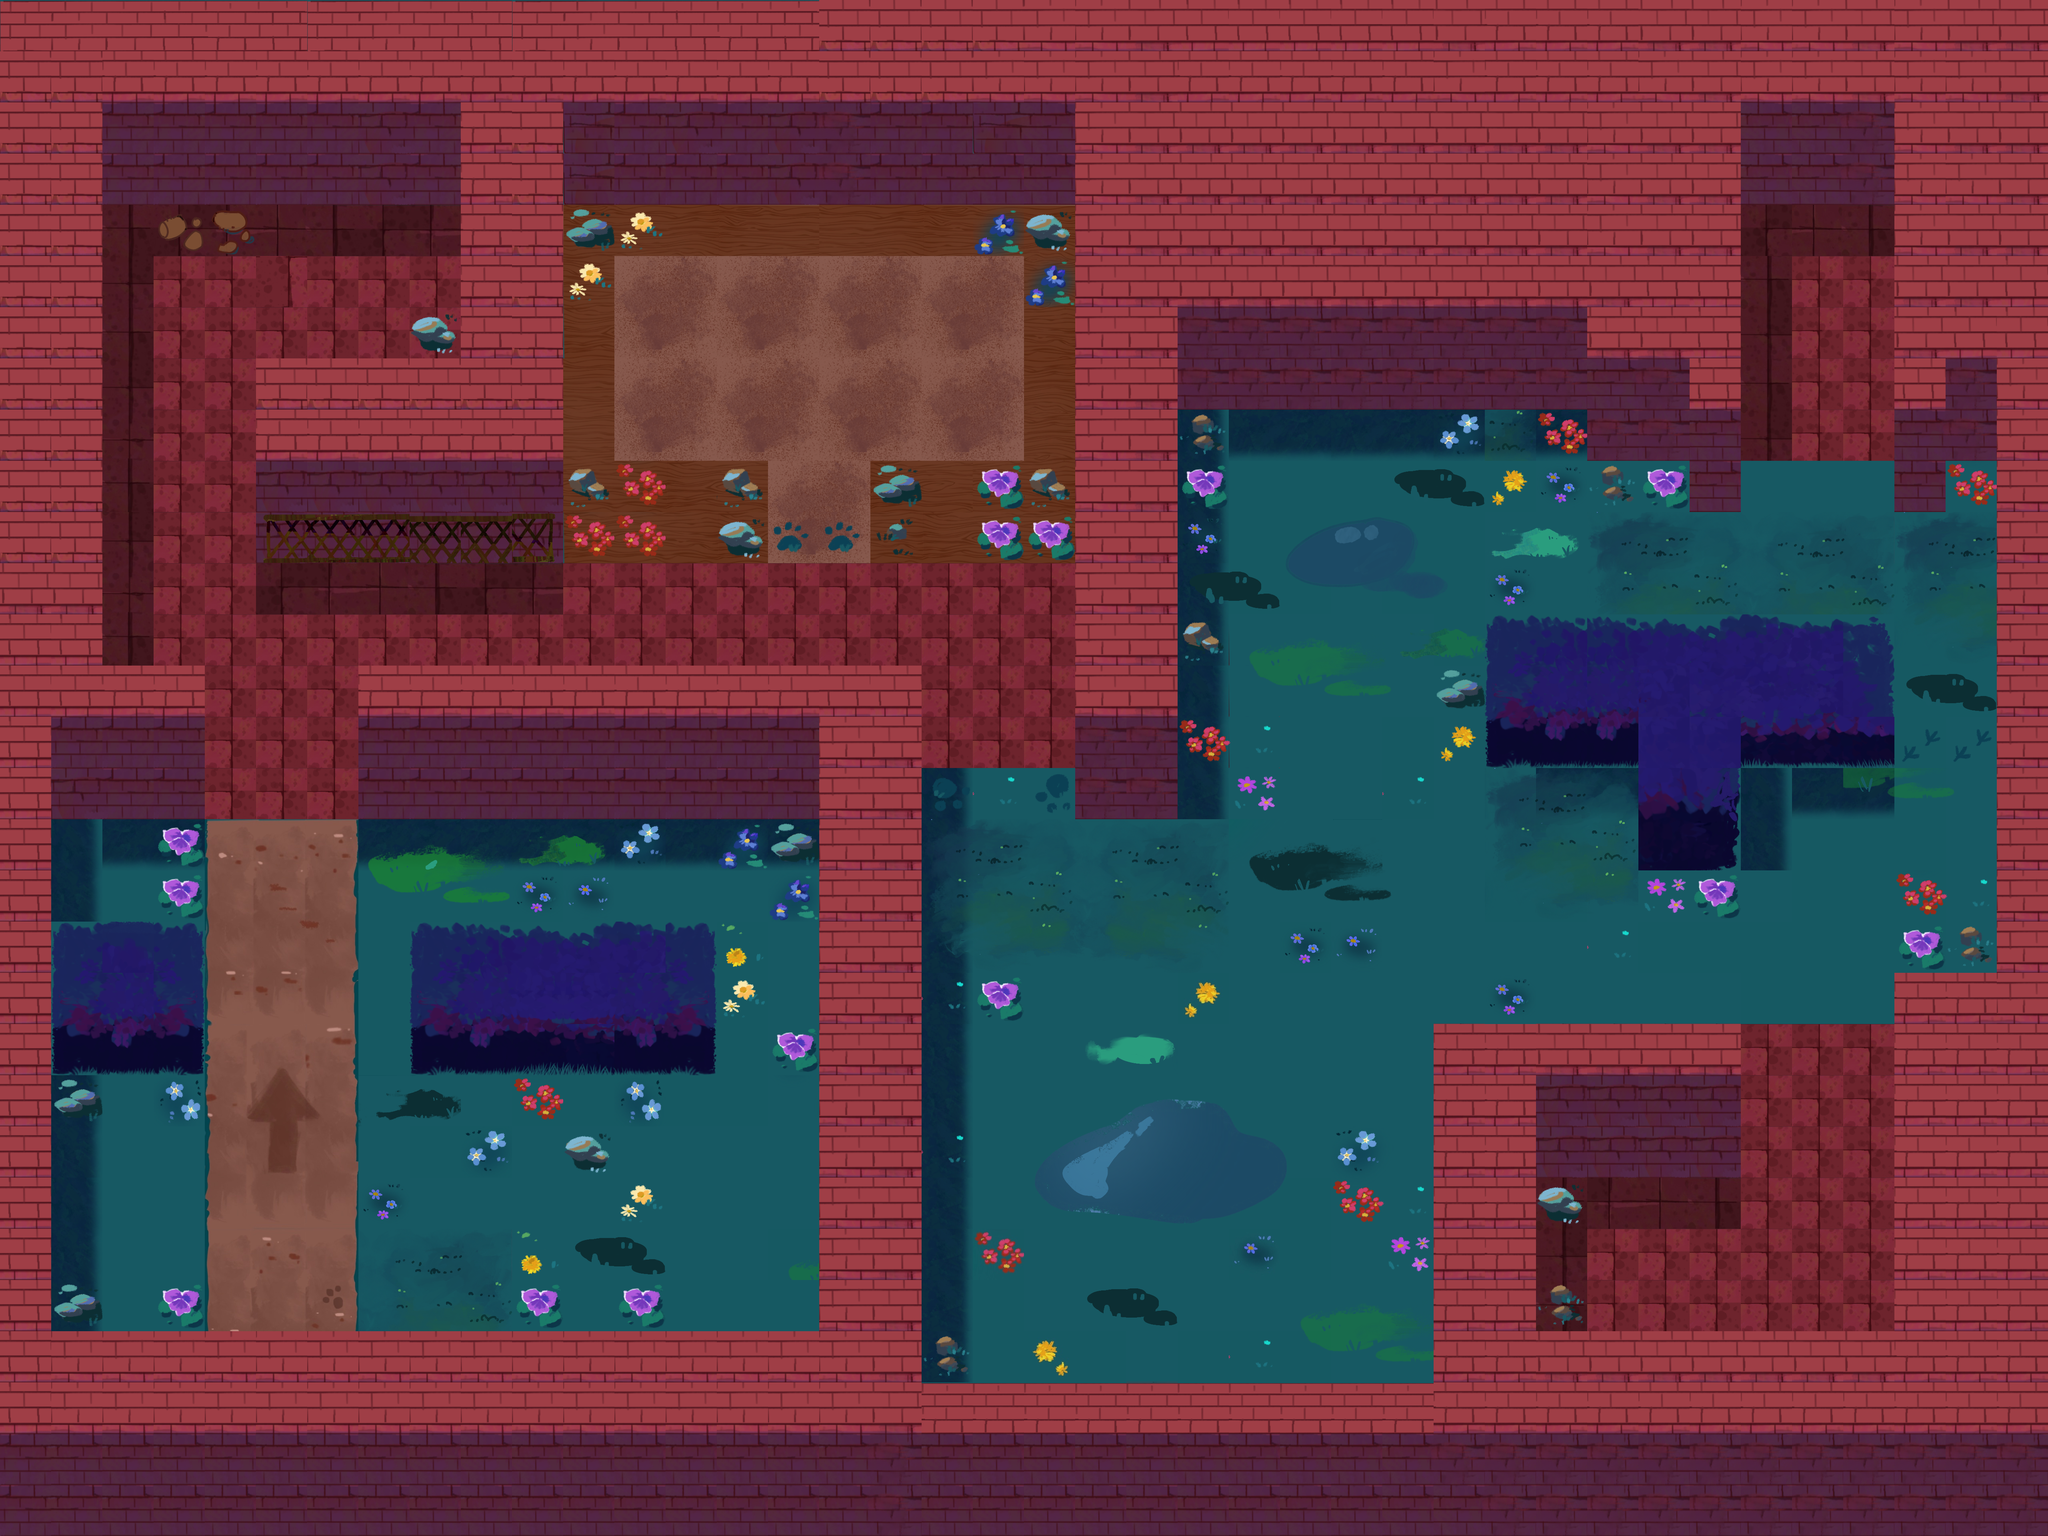

A level layout from a 2D game, rendered from its tile map. Below: a short description, then the map file with tile-grid data replaced by summaries:
An orthogonal 40x30 tile map with 128x128 px tiles, 3 tile layers (ground, decoration, wall-tiles), 13 tilesets and 66 objects (5x Guard, 3x Camera, 3x Vent, 2x Door, 2x Key, ...).

<map version="1.10" tiledversion="1.11.2" orientation="orthogonal" renderorder="right-down" width="40" height="30" tilewidth="128" tileheight="128" infinite="0" nextlayerid="8" nextobjectid="102">
 <tileset firstgid="1" source="../tilesets/walls-2.tsx" />
 <tileset firstgid="211" source="../tilesets/walls-1.tsx" />
 <tileset firstgid="421" source="../tilesets/path-3.tsx" />
 <tileset firstgid="677" source="../tilesets/path-1.tsx" />
 <tileset firstgid="887" source="../tilesets/decorations-2.tsx" />
 <tileset firstgid="1007" source="../tilesets/trees.tsx" />
 <tileset firstgid="1016" source="../tilesets/path-2.tsx" />
 <tileset firstgid="1226" source="../tilesets/fence.tsx" />
 <tileset firstgid="1256" source="../tilesets/decals-2.tsx" />
 <tileset firstgid="1344" source="../tilesets/interiordecorations1.tsx" />
 <tileset firstgid="1394" source="../tilesets/decorations.tsx" />
 <tileset firstgid="1514" source="../tilesets/IMG_7622.tsx" />
 <tileset firstgid="1602" source="../tilesets/grass_shadow.tsx" />
 <layer id="1" name="ground" width="40" height="30">
  <data>[1200 cells, 1200 non-empty, 100 distinct tile ids]</data>
 </layer>
 <layer id="5" name="decoration" width="40" height="30">
  <data>[1200 cells, 302 non-empty, 183 distinct tile ids]</data>
 </layer>
 <layer id="4" name="wall-tiles" width="40" height="30">
  <data>[1200 cells, 100 non-empty, 19 distinct tile ids]</data>
 </layer>
 <objectgroup id="2" name="walls">
  <object id="3" x="0" y="0" width="5120" height="512" />
  <object id="4" x="0" y="0" width="256" height="2048" />
  <object id="7" x="1152" y="384" width="256" height="1024" />
  <object id="8" x="640" y="896" width="640" height="512" />
  <object id="9" x="0" y="2048" width="128" height="1792" />
  <object id="10" x="128" y="2304" width="384" height="384" />
  <object id="11" x="1024" y="2304" width="768" height="384" />
  <object id="12" x="0" y="3328" width="2304" height="512" />
  <object id="15" x="128" y="1664" width="384" height="384" />
  <object id="16" x="2176" y="3456" width="2944" height="384" />
  <object id="19" x="4736" y="2432" width="384" height="1152" />
  <object id="20" x="3712" y="3328" width="1152" height="128" />
  <object id="21" x="4992" y="384" width="137.31" height="2168.68" />
  <object id="22" x="4736" y="512" width="256" height="640" />
  <object id="24" x="3968" y="384" width="384" height="768" />
  <object id="25" x="3712" y="1536" width="1024" height="384" />
  <object id="26" x="2688" y="384" width="256" height="1664" />
  <object id="40" x="4096" y="1920" width="256" height="256" />
  <object id="59" x="4224" y="1024" width="128" height="256" />
  <object id="60" x="4736" y="1024" width="128" height="256" />
  <object id="61" x="2944" y="512" width="1024" height="512" />
  <object id="62" x="3584" y="2560" width="256" height="896" />
  <object id="63" x="3712" y="2560" width="640" height="384" />
  <object id="65" x="2176" y="1664" width="128" height="1664" />
  <object id="67" x="896" y="1664" width="1280" height="384" />
  <object id="93" x="3840" y="1920" width="256" height="128" />
  <object id="94" x="4352" y="1920" width="256" height="128" />
  <object id="97" x="2944" y="1024" width="640" height="128" />
 </objectgroup>
 <objectgroup id="3" name="objects">
  <object id="27" type="Door" x="4352" y="896" width="384" height="384" />
  <object id="28" type="Exit" x="4549.78" y="710.102">
   <point />
  </object>
  <object id="29" type="Cat" x="622.605" y="3045.98">
   <point />
  </object>
  <object id="30" type="Octopus" x="1130.27" y="3117.82">
   <point />
  </object>
  <object id="31" type="Key" x="963.875" y="774.745">
   <point />
  </object>
  <object id="32" type="Door" x="2304" y="1664" width="384" height="384" />
  <object id="33" type="Key" x="4137.93" y="3184.87">
   <point />
  </object>
  <object id="34" type="Guard" x="3223.09" y="2628.92">
   <properties>
    <property name="angle" type="float" value="270" />
    <property name="path" type="object" value="35" />
   </properties>
   <point />
  </object>
  <object id="35" x="3245.52" y="2556.05">
   <polyline points="0,0 -689.462,-5.60538 -689.462,745.516 44.843,751.121" />
  </object>
  <object id="36" type="Camera" x="3543.72" y="2558.9">
   <properties>
    <property name="angle" type="float" value="135" />
    <property name="fov" type="float" value="30" />
    <property name="viewDistance" type="float" value="6.5" />
   </properties>
   <point />
  </object>
  <object id="37" type="Camera" x="4929.25" y="1281.49">
   <properties>
    <property name="angle" type="float" value="270" />
    <property name="fov" type="float" value="60" />
    <property name="viewDistance" type="float" value="5" />
   </properties>
   <point />
  </object>
  <object id="42" type="Guard" x="4161.7" y="1239.06">
   <properties>
    <property name="angle" type="float" value="270" />
    <property name="path" type="object" value="0" />
   </properties>
   <point />
  </object>
  <object id="43" type="Guard" x="4543.66" y="3191.07">
   <properties>
    <property name="angle" type="float" value="270" />
    <property name="path" type="object" value="44" />
   </properties>
   <point />
  </object>
  <object id="44" x="4305.13" y="3242.15">
   <polyline points="0,0 344.714,9.26343 341.431,-1204.25 650.033,-1204.25" />
  </object>
  <object id="45" type="Camera" x="1119.18" y="596.194">
   <properties>
    <property name="angle" type="float" value="225" />
    <property name="fov" type="float" value="60" />
    <property name="viewDistance" type="float" value="5" />
   </properties>
   <point />
  </object>
  <object id="49" type="Guard" x="1605.26" y="636.842">
   <properties>
    <property name="angle" type="float" value="270" />
    <property name="path" type="object" value="50" />
   </properties>
   <point />
  </object>
  <object id="50" x="1631.58" y="642.105">
   <polyline points="0,0 852.632,0 857.895,289.261 10.5263,280.222" />
  </object>
  <object id="51" type="Guard" x="384.211" y="1600">
   <properties>
    <property name="angle" type="float" value="270" />
    <property name="path" type="object" value="52" />
   </properties>
   <point />
  </object>
  <object id="52" x="394.737" y="1578.95">
   <polyline points="0,0 1610.53,-5.26316" />
  </object>
  <object id="53" type="Vent" x="4289.89" y="3032.75">
   <point />
  </object>
  <object id="54" type="Vent" x="1353.24" y="1554.1">
   <point />
  </object>
  <object id="55" type="Vent" x="3432.21" y="1688.48">
   <point />
  </object>
  <object id="74" type="Checkpoint" x="2408" y="1908">
   <properties>
    <property name="door" type="object" value="32" />
    <property name="forCat" type="bool" value="true" />
   </properties>
   <point />
  </object>
  <object id="75" type="Checkpoint" x="2500" y="1896">
   <properties>
    <property name="door" type="object" value="32" />
    <property name="forCat" type="bool" value="false" />
   </properties>
   <point />
  </object>
 </objectgroup>
 <objectgroup id="7" name="images">
  <object id="76" gid="1009" x="150.379" y="3171.04" width="336" height="536" />
  <object id="77" gid="1012" x="1740.33" y="3322.34" width="282" height="636" />
  <object id="78" gid="1011" x="160.224" y="2280.88" width="271" height="336" />
  <object id="80" gid="1009" x="3816.29" y="2051.23" width="336" height="536" />
  <object id="81" gid="1010" x="4244.16" y="2045.38" width="392" height="551" />
  <object id="84" gid="1012" x="2924.99" y="1148.9" width="282" height="636" />
  <object id="85" gid="1012" x="3136.62" y="1143.15" width="313.636" height="636" />
  <object id="86" gid="1007" x="3234.54" y="1147.03" width="412" height="475" />
  <object id="87" gid="1013" x="922.167" y="2075.6" width="200" height="197" />
  <object id="88" gid="1013" x="2720.2" y="2100.23" width="200" height="197" />
  </objectgroup>
</map>
<!-- 4 of 66 objects omitted -->
